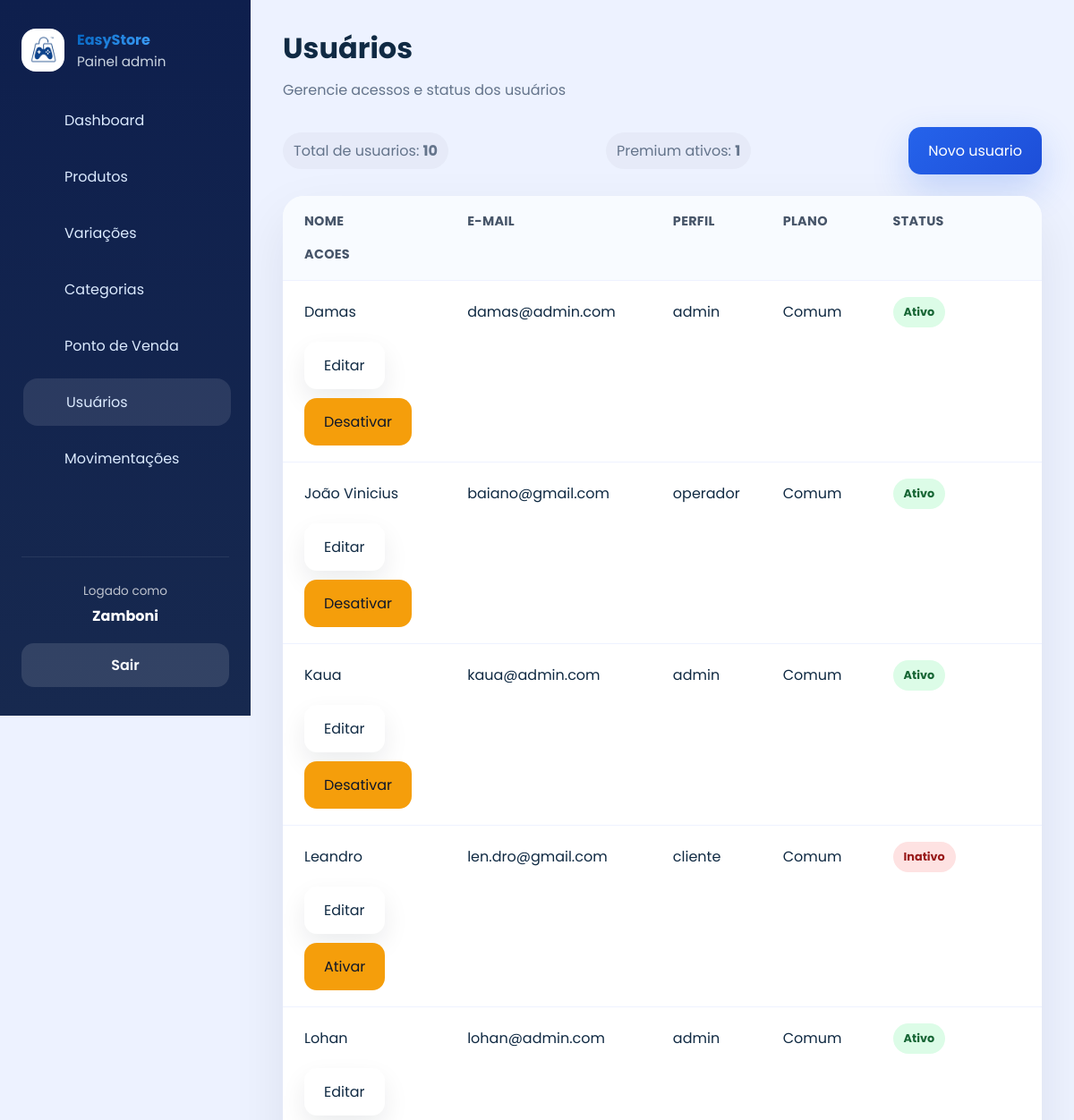
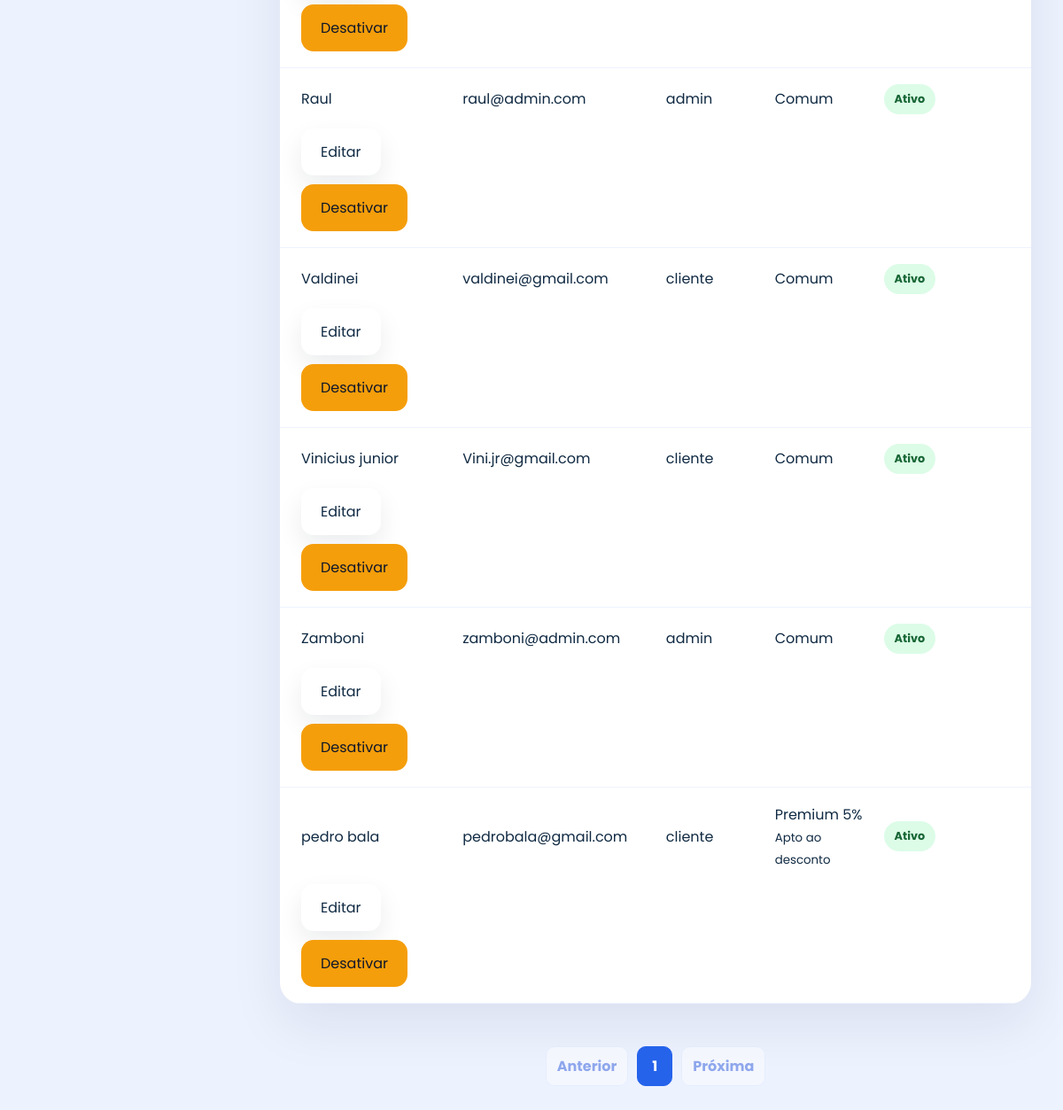
The app's page /usuarios/ (signed in), older data (2 pictures, top to bottom).
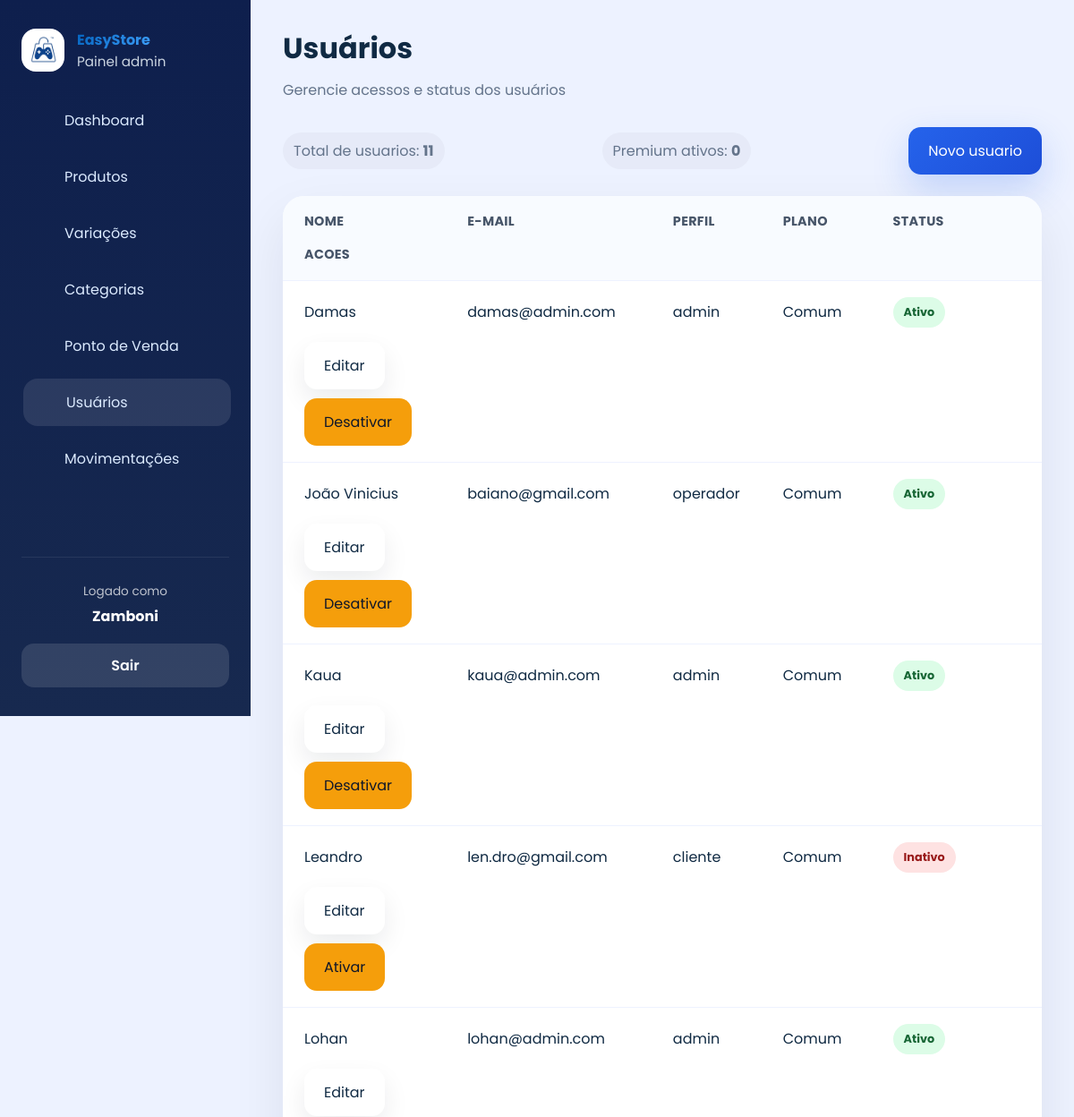
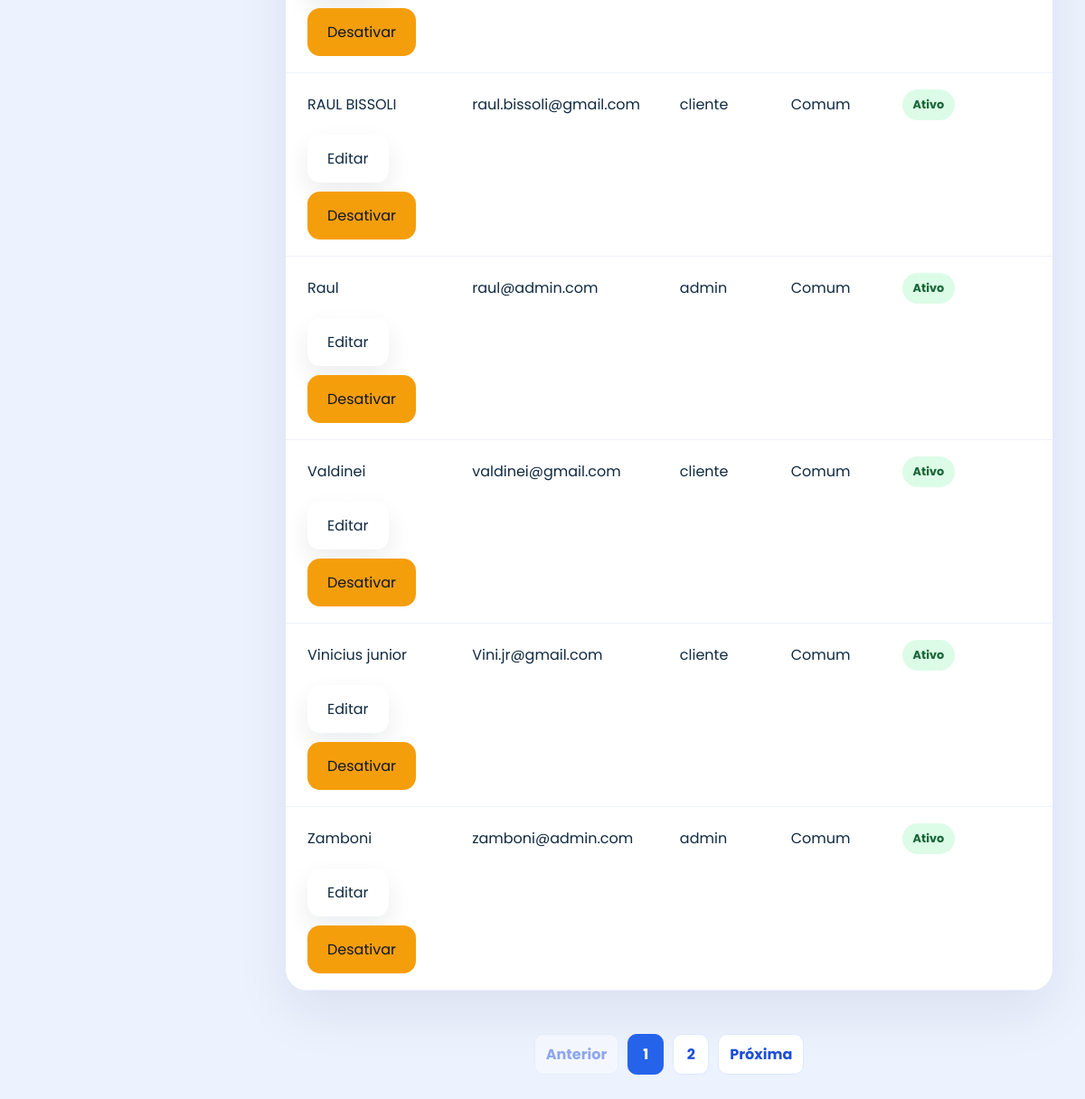
The same page, newer data (2 pictures, top to bottom).
### app/models/usuario.py (models this page shows)
class Usuario(Base):
    __tablename__ = "usuarios"
    id = Column(Integer, primary_key=True, autoincrement=True)
    nome = Column(String(167), nullable=False)
    email = Column(String(167), unique=True, index=True, nullable=False)
    senha_hash = Column(String(255), nullable=False)
    role = Column(String(20), nullable=False, default="operador")
    ativo = Column(Boolean, default=True)
    criado_em = Column(DateTime, server_default=func.now())
    xp_total = Column(Integer, nullable=False, default=0)
    nivel = Column(Integer, nullable=False, default=1)
    moedas_resgate = Column(Integer, nullable=False, default=0)
    cliente_perfil = relationship(
        "Cliente",
        back_populates="usuario",
        uselist=False,
    )

### app/controllers/admin_controller.py (the view)
@router.get("/")
def listar_usuarios(
    request: Request,
    pagina: int = 1,
    por_pagina: int = 10,
    db: Session = Depends(get_db),
    usuario = Depends(get_admin),
):
    query = db.query(Usuario).order_by(Usuario.nome)
    total_usuarios = query.count()
    por_pagina = min(max(por_pagina, 1), 10)
    total_paginas = math.ceil(total_usuarios / por_pagina) if total_usuarios else 1
    pagina = min(max(pagina, 1), total_paginas)
    usuarios = query.offset((pagina - 1) * por_pagina).limit(por_pagina).all()
    return templates.TemplateResponse(
        request,
        "admin/usuarios.html",
        {
            "request": request,
            "usuario": usuario,
            "usuarios": usuarios,
            "pagina": pagina,
            "por_pagina": por_pagina,
            "total_paginas": total_paginas,
            "total_usuarios": total_usuarios,
            "page_title": "Usuários",
            "page_subtitle": "Gerencie acessos e status dos usuários",
            "css_path": "css/cadastros.css",
            "active": "usuarios",
        }
    )

### app/templates/admin/usuarios.html
{% extends "admin/base.html" %}
{% block content %}
<div class="table-actions">
  <div class="detail-pill">Total de usuarios: <strong>{{ total_usuarios }}</strong></div>
  <div class="detail-pill premium-count">Premium ativos: <strong>{{ usuarios|selectattr('cliente_perfil.is_associado')|selectattr('ativo')|list|length }}</strong></div>
  {% if usuario and (usuario.role if usuario is not mapping else usuario.get('role')) == 'admin' %}
  <a href="/usuarios/novo" class="btn btn-primary">Novo usuario</a>
  {% endif %}
</div>
<div class="table-card users-table">
  <div class="table-row header">
    <div>Nome</div>
    <div>E-mail</div>
    <div>Perfil</div>
    <div>Plano</div>
    <div>Status</div>
    <div>Acoes</div>
  </div>
  {% for u in usuarios %}
  {% set premium_ativo = u.cliente_perfil and u.cliente_perfil.is_associado and u.ativo and u.cliente_perfil.ativo %}
  <div class="table-row {% if premium_ativo %}premium-user{% endif %}">
    <div>{{ u.nome }}</div>
    <div>{{ u.email }}</div>
    <div>{{ u.role }}</div>
    <div>
      {% if u.cliente_perfil and u.cliente_perfil.is_associado %}
        <span class="plan-badge premium">Premium 5%</span>
        <small class="plan-note">{{ 'Apto ao desconto' if premium_ativo else 'Plano inativo' }}</small>
      {% else %}
        <span class="plan-badge standard">Comum</span>
      {% endif %}
    </div>
    <div><span class="status-badge {% if u.ativo %}active{% else %}inactive{% endif %}">{{ 'Ativo' if u.ativo else 'Inativo' }}</span></div>
    <div class="actions">
      {% if usuario and (usuario.role if usuario is not mapping else usuario.get('role')) == 'admin' %}
      <a href="/usuarios/{{ u.id }}/editar" class="btn btn-secondary">Editar</a>
      <form action="/usuarios/{{ u.id }}/toggle-ativo" method="post"><button type="submit" class="btn btn-warning">{% if u.ativo %}Desativar{% else %}Ativar{% endif %}</button></form>
      {% else %}
      <span class="muted">Somente administradores</span>
      {% endif %}
    </div>
  </div>
  {% endfor %}
</div>
<nav class="pagination" aria-label="Paginação de usuários">
  <a class="pagination-link {% if pagina == 1 %}disabled{% endif %}" href="/usuarios?por_pagina={{ por_pagina }}&pagina={{ pagina - 1 }}">Anterior</a>
  {% for numero in range(1, total_paginas + 1) %}
  <a class="pagination-link {% if numero == pagina %}active{% endif %}" href="/usuarios?por_pagina={{ por_pagina }}&pagina={{ numero }}">{{ numero }}</a>
  {% endfor %}
  <a class="pagination-link {% if pagina == total_paginas %}disabled{% endif %}" href="/usuarios?por_pagina={{ por_pagina }}&pagina={{ pagina + 1 }}">Próxima</a>
</nav>
{% endblock %}

### app/templates/admin/base.html (shortened to what this page needs)
<!DOCTYPE html>
<html lang="pt-br">
<head>
  <link rel="stylesheet" href="{{ request.url_for('static', path='css/admin.css') }}?v=5">
  {% if css_path and css_path != 'css/admin.css' %}
  <link rel="stylesheet" href="{{ request.url_for('static', path=css_path) }}?v=6">
  {% endif %}
</head>
<body>
  <div class="admin-layout">
    <aside class="sidebar">
      <div class="brand-block">
        <img src="{{ request.url_for('static', path='img/logo.png') }}" alt="EasyStore" class="brand-logo">
        <div>
          <strong>EasyStore</strong>
          <span>Painel admin</span>
        </div>
      </div>
      {% if usuario %}
        {% if usuario is mapping %}
          {% set role = usuario.get('role') %}
          {% set logged_name = usuario.get('nome', usuario.get('sub', 'Usuário')) %}
        {% else %}
          {% set role = usuario.role %}
          {% set logged_name = usuario.nome if usuario.nome else 'Usuário' %}
        {% endif %}
      {% else %}
        {% set role = None %}
        {% set logged_name = 'Usuário' %}
      {% endif %}
      <nav class="sidebar-nav">
        {% if role == 'admin' %}
        <a href="/admin" class="{% if active == 'home' %}active{% endif %}">Dashboard</a>
        <a href="/produtos" class="{% if active == 'produtos' %}active{% endif %}">Produtos</a>
        <a href="/produtos/variacoes" class="{% if active == 'variacoes' %}active{% endif %}">Variações</a>
        <a href="/categorias" class="{% if active == 'categorias' %}active{% endif %}">Categorias</a>
        <a href="/admin/pos" class="{% if active == 'pos' %}active{% endif %}">Ponto de Venda</a>
        <a href="/usuarios" class="{% if active == 'usuarios' %}active{% endif %}">Usuários</a>
        <a href="/movimentacoes" class="{% if active == 'movimentacoes' %}active{% endif %}">Movimentações</a>
        {% elif role == 'operador' %}
        <a href="/pdv" class="{% if active == 'pos' %}active{% endif %}"><span></span>Ponto de Venda</a>
        {% endif %}
      </nav>
      <div class="sidebar-footer">
        <div class="profile-card">
          <span>Logado como</span>
          <strong>{{ logged_name }}</strong>
        </div>
        <a href="/auth/logout" class="logout-btn">Sair</a>
      </div>
    </aside>
    <main class="admin-content">
      <header class="topbar">
        <div>
          <h1>{{ page_title }}</h1>
          {% if page_subtitle %}
          <p class="subtitle">{{ page_subtitle }}</p>
          {% endif %}
        </div>
      </header>
      <section class="page-body">
        {% block content %}{% endblock %}
      </section>
    </main>
  </div>
</body>
</html>

### app/static/css/cadastros.css (style rules this page uses)
.users-table .table-row { grid-template-columns: 1.4fr 1.8fr 0.9fr 0.9fr 1.2fr; }
.pagination { align-items: center; display: flex; flex-wrap: wrap; gap: 10px; justify-content: center; margin-top: 24px; }

Row changes from the older to the newer data that the page shows:
no longer on this page (row unchanged): Usuario: nome "pedro bala", email "pedrobala@gmail.com", role "cliente", value "Apto ao desconto", ativo "Ativo", shows "Desativar"
added Usuario: nome "RAUL BISSOLI", email "raul.bissoli@gmail.com", role "cliente", shows "Comum", ativo "Ativo", shows "Desativar"
Text that changed along with them:
{{ total_usuarios }}: "10" → "11"
text no longer shown: "1"
text now shown: "0"
new list line: "2"
